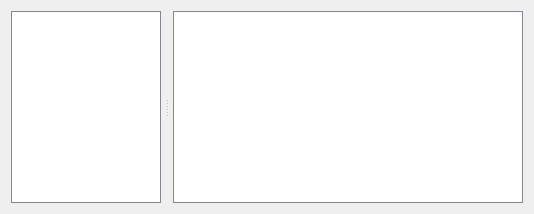
      <widget class="QWidget" name="tab_3">
       <attribute name="title">
        <string>View and Edit</string>
       </attribute>
       <layout class="QHBoxLayout" name="horizontalLayout_20">
        <item>
         <widget class="QSplitter" name="splitter">
          <property name="orientation">
           <enum>Qt::Horizontal</enum>
          </property>
          <property name="handleWidth">
           <number>12</number>
          </property>
          <widget class="QWidget" name="widget" native="true">
           <property name="sizePolicy">
            <sizepolicy hsizetype="Preferred" vsizetype="Preferred">
             <horstretch>1</horstretch>
             <verstretch>0</verstretch>
            </sizepolicy>
           </property>
           <property name="maximumSize">
            <size>
             <width>16777215</width>
             <height>16777215</height>
            </size>
           </property>
           <layout class="QHBoxLayout" name="horizontalLayout_12">
            <item>
             <widget class="HeadersView" name="headings_table">
              <property name="sizePolicy">
               <sizepolicy hsizetype="Preferred" vsizetype="Preferred">
                <horstretch>0</horstretch>
                <verstretch>0</verstretch>
               </sizepolicy>
              </property>
              <property name="minimumSize">
               <size>
                <width>150</width>
                <height>0</height>
               </size>
              </property>
              <property name="maximumSize">
               <size>
                <width>16777215</width>
                <height>16777215</height>
               </size>
              </property>
              <property name="styleSheet">
               <string notr="true">QTableView {
	border: 1px solid #828790;
}

</string>
              </property>
              <property name="frameShape">
               <enum>QFrame::Box</enum>
              </property>
              <property name="frameShadow">
               <enum>QFrame::Plain</enum>
              </property>
              <property name="lineWidth">
               <number>1</number>
              </property>
              <property name="midLineWidth">
               <number>1</number>
              </property>
              <property name="sizeAdjustPolicy">
               <enum>QAbstractScrollArea::AdjustIgnored</enum>
              </property>
              <property name="selectionBehavior">
               <enum>QAbstractItemView::SelectRows</enum>
              </property>
              <property name="showGrid">
               <bool>false</bool>
              </property>
              <property name="gridStyle">
               <enum>Qt::NoPen</enum>
              </property>
             </widget>
            </item>
           </layout>
          </widget>
          <widget class="QWidget" name="widget_2" native="true">
           <property name="sizePolicy">
            <sizepolicy hsizetype="Preferred" vsizetype="Preferred">
             <horstretch>10</horstretch>
             <verstretch>0</verstretch>
            </sizepolicy>
           </property>
           <layout class="QVBoxLayout" name="verticalLayout_6">
            <item>
             <widget class="PandasView" name="tables_table">
              <property name="sizePolicy">
               <sizepolicy hsizetype="Preferred" vsizetype="Preferred">
                <horstretch>0</horstretch>
                <verstretch>0</verstretch>
               </sizepolicy>
              </property>
              <property name="styleSheet">
               <string notr="true">QTableView {
	border: 1px solid #828790;
}</string>
              </property>
              <property name="frameShape">
               <enum>QFrame::Box</enum>
              </property>
              <property name="frameShadow">
               <enum>QFrame::Plain</enum>
              </property>
              <property name="lineWidth">
               <number>1</number>
              </property>
              <property name="midLineWidth">
               <number>1</number>
              </property>
             </widget>
            </item>
           </layout>
          </widget>
         </widget>
        </item>
       </layout>
      </widget>
